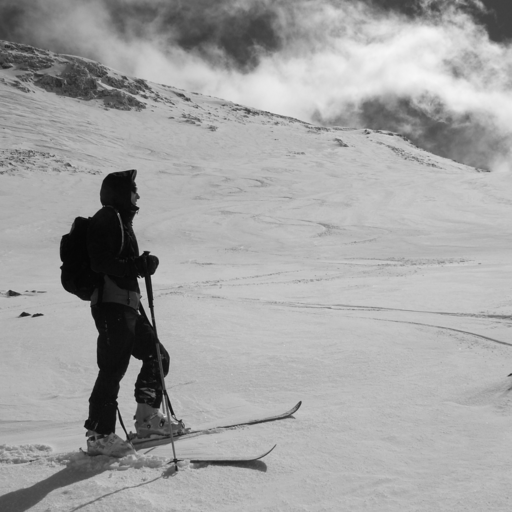
#> input picture HMIN211 - Analyse et traitemen des images/imageProcessing/images/pgm/08.pgm, 512 x 512 px, found by its file name
$ python tp1.py
#> lines starting #> are read from the running program, lines starting #| are printed output that depends on the picture; after the words box and inside, x2 and y2 are one past the last pixel; in counts of white or black regions, pixels touching at a corner belong together
#!/usr/bin/env python
# # -*- coding: utf8 -*-

import os
import cv2
import numpy as np
import matplotlib.pyplot as plt

# [25 lines of commented-out code are left out]
os.system("clear")
ROOT = '/Users/su6i/Amir/gitProjects/myGitProjects/S2/imageProcessing/imageProcessing'
file = '/images/pgm/08.pgm'
imageFile = ROOT+file
thresh1 = 100
thresh2 = 200
color = cv2.imread(imageFile, cv2.IMREAD_COLOR)
#> color is the input picture: shape (512, 512, 3); min 6, max 246, mean 162.3
gray = cv2.imread(imageFile, cv2.IMREAD_GRAYSCALE)
#> gray: shape (512, 512); min 6, max 246, mean 162.3
ret, binary = cv2.threshold(gray, 127, 255, cv2.THRESH_BINARY)
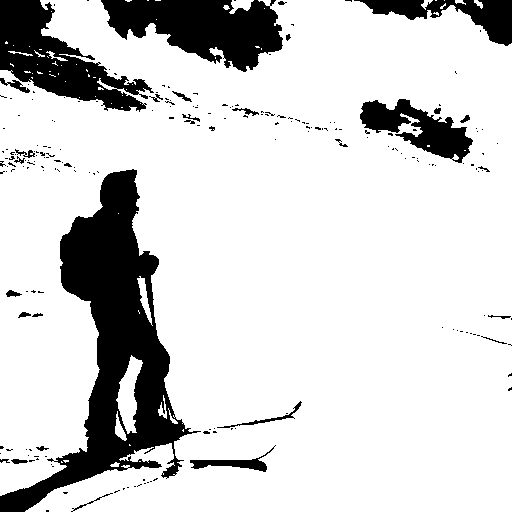
#> binary: shape (512, 512); 82.8% white; 210 black regions (179 under 20 px), largest, box (x1, y1, x2, y2) and area: (0, 169, 201, 512) 21108, (101, 0, 283, 72) 7974, (0, 0, 154, 112) 7295

height, width = gray.shape
#> height = 512; width = 512

binary100 = np.zeros([height, width, 1], 'uint8')
binary200 = np.zeros([height, width, 1], 'uint8')

white = np.ones([height, width, 1], 'uint8')*255
hist = cv2.calcHist(gray, [0], None, [256], [0, 256])
#> hist = 256 values, max 16 at index 65, min 0 at index 0, mean 2
print(hist)
#> (printed output is left out)
cv2.imshow("Finale", hist)
# plt.hist(gray.ravel(), 256, [0, 256])
# plt.show()


minThreshold = np.amin(gray)
#> minThreshold = 6
print("minThreshold:", minThreshold)
#| minThreshold: 6
maxThreshold = np.amax(gray)
#> maxThreshold = 246
print("maxThreshold:", maxThreshold)
#| maxThreshold: 246

for row in range(height):
    for colomn in range(width):
        if gray[row][colomn] < thresh1:
            binary100[row][colomn] = 0
        elif gray[row][colomn] < thresh2:
            binary100[row][colomn] = 127

        else:
            binary100[row][colomn] = 255
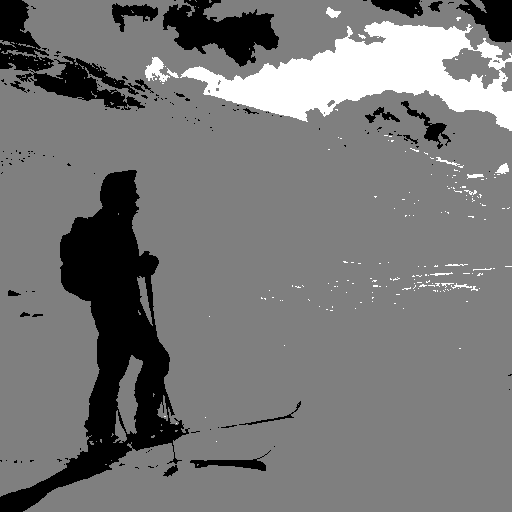
#> binary100: shape (512, 512, 1); min 0, max 255, mean 119.3


# Concatenate two images horizontally
#> (the run stopped early here; a loop or call above may not have finished)

$ run again, with HMIN211 - Analyse et traitemen des images/imageProcessing/images/pgm/01.pgm copied over HMIN211 - Analyse et traitemen des images/imageProcessing/images/pgm/08.pgm
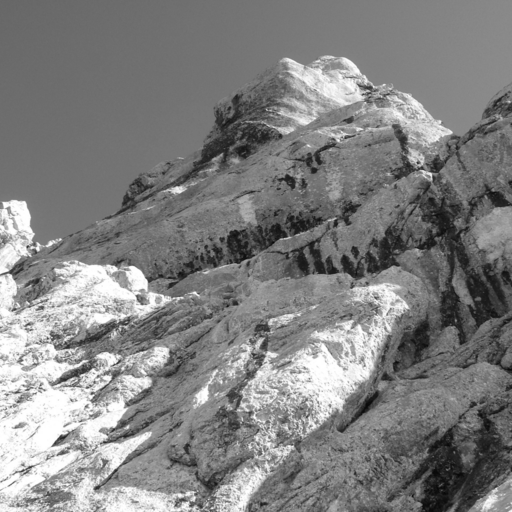
#> input picture HMIN211 - Analyse et traitemen des images/imageProcessing/images/pgm/01.pgm, 512 x 512 px, found by its file name
#> color is the input picture: shape (512, 512, 3); min 7, max 255, mean 129.3
#> `ret, binary = cv2.threshold(gray, 127, 255, cv2.THRESH_BINARY)`:
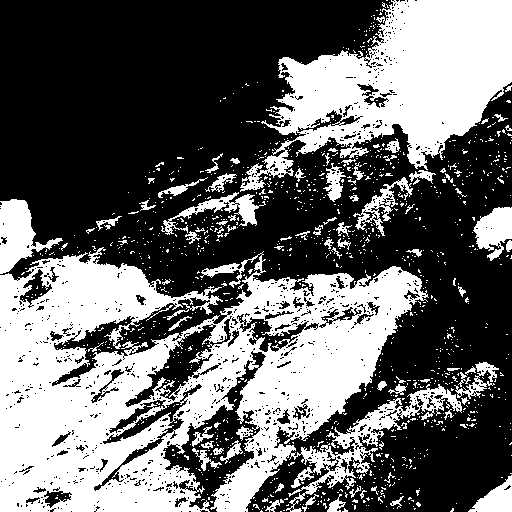
#> binary: shape (512, 512); 40.3% white; 1160 white regions (1075 under 20 px), largest, box (x1, y1, x2, y2) and area: (0, 247, 462, 512) 65589, (240, 0, 512, 192) 25466, (0, 199, 63, 274) 2149
#> hist = 256 values, max 26 at index 105, min 0 at index 0, mean 2
#> (printed output is left out)
#> minThreshold = 7
#| minThreshold: 7
#> maxThreshold = 255
#| maxThreshold: 255
#> after the loop `for row in range(height):`:
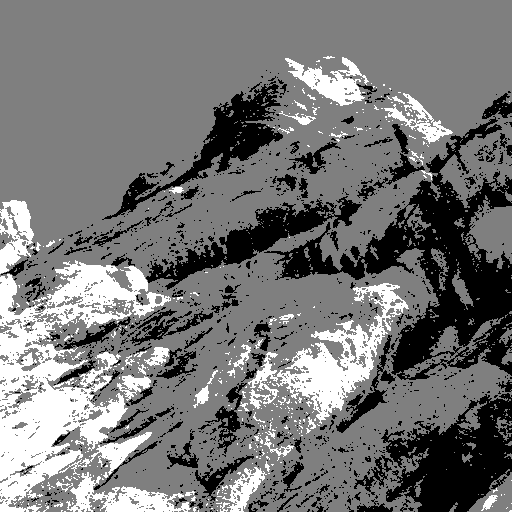
#> binary100: shape (512, 512, 1); min 0, max 255, mean 118.4

$ run again, with HMIN211 - Analyse et traitemen des images/imageProcessing/images/pgm/02.pgm copied over HMIN211 - Analyse et traitemen des images/imageProcessing/images/pgm/08.pgm
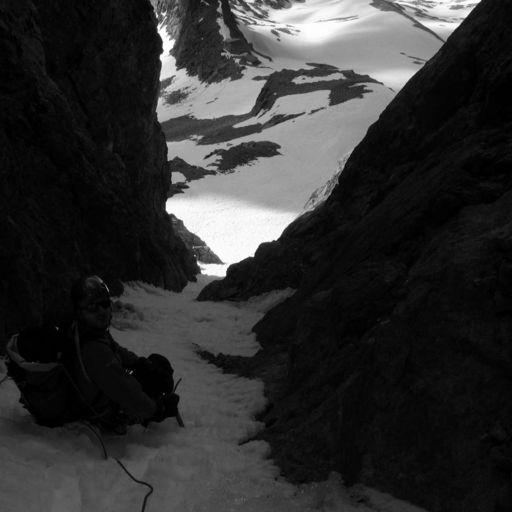
#> input picture HMIN211 - Analyse et traitemen des images/imageProcessing/images/pgm/02.pgm, 512 x 512 px, found by its file name
#> color is the input picture: shape (512, 512, 3); min 0, max 254, mean 47.6
#> `ret, binary = cv2.threshold(gray, 127, 255, cv2.THRESH_BINARY)`:
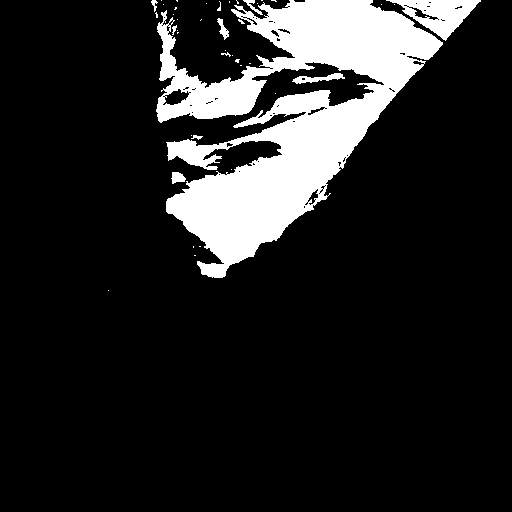
#> binary: shape (512, 512); 14.1% white; 42 white regions (32 under 20 px), largest, box (x1, y1, x2, y2) and area: (156, 0, 443, 278) 34302, (386, 0, 481, 41) 1760, (292, 73, 345, 84) 259
#> hist = 256 values, max 26 at index 7, min 0 at index 0, mean 2
#> (printed output is left out)
#> minThreshold = 0
#| minThreshold: 0
#> maxThreshold = 254
#| maxThreshold: 254
#> after the loop `for row in range(height):`:
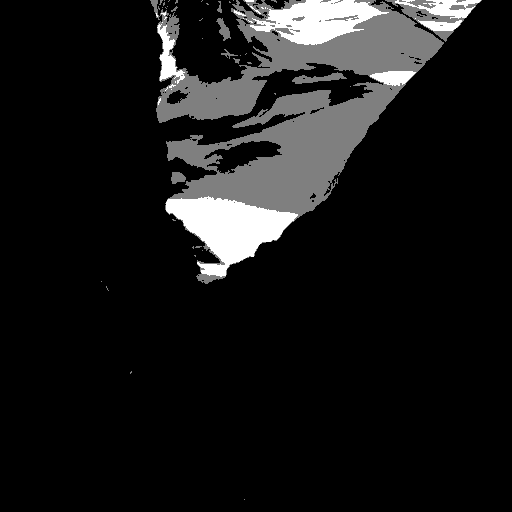
#> binary100: shape (512, 512, 1); min 0, max 255, mean 24.5

$ run again, with HMIN211 - Analyse et traitemen des images/imageProcessing/images/pgm/03.pgm copied over HMIN211 - Analyse et traitemen des images/imageProcessing/images/pgm/08.pgm
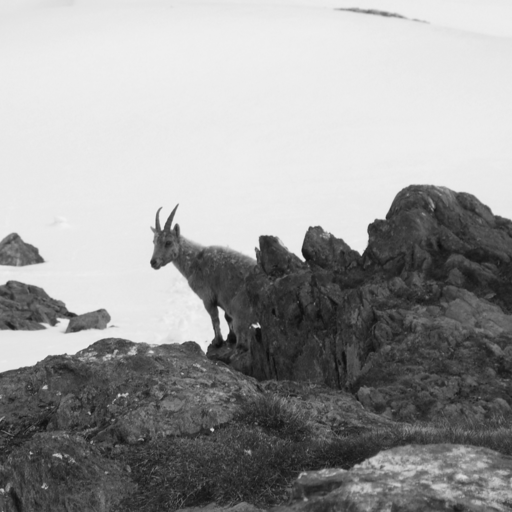
#> input picture HMIN211 - Analyse et traitemen des images/imageProcessing/images/pgm/03.pgm, 512 x 512 px, found by its file name
#> color is the input picture: shape (512, 512, 3); min 12, max 242, mean 155.5
#> `ret, binary = cv2.threshold(gray, 127, 255, cv2.THRESH_BINARY)`:
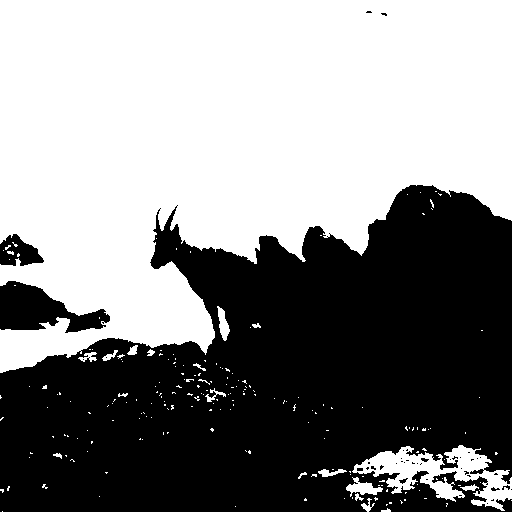
#> binary: shape (512, 512); 53.9% white; 42 black regions (35 under 20 px), largest, box (x1, y1, x2, y2) and area: (0, 185, 512, 512) 116682, (0, 281, 110, 333) 3143, (0, 234, 44, 266) 862
#> hist = 256 values, max 85 at index 230, min 0 at index 0, mean 2
#> (printed output is left out)
#> minThreshold = 12
#| minThreshold: 12
#> maxThreshold = 242
#| maxThreshold: 242
#> after the loop `for row in range(height):`:
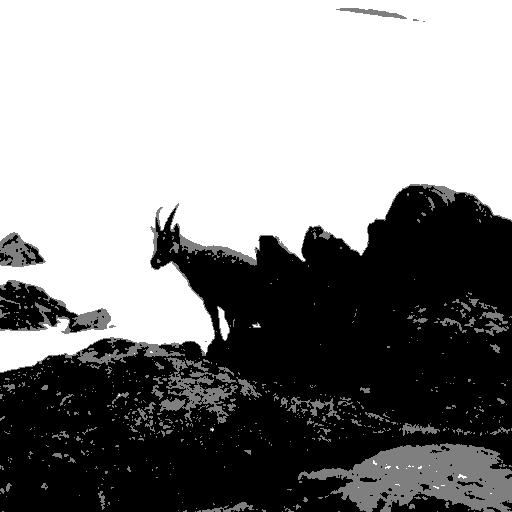
#> binary100: shape (512, 512, 1); min 0, max 255, mean 139.7
